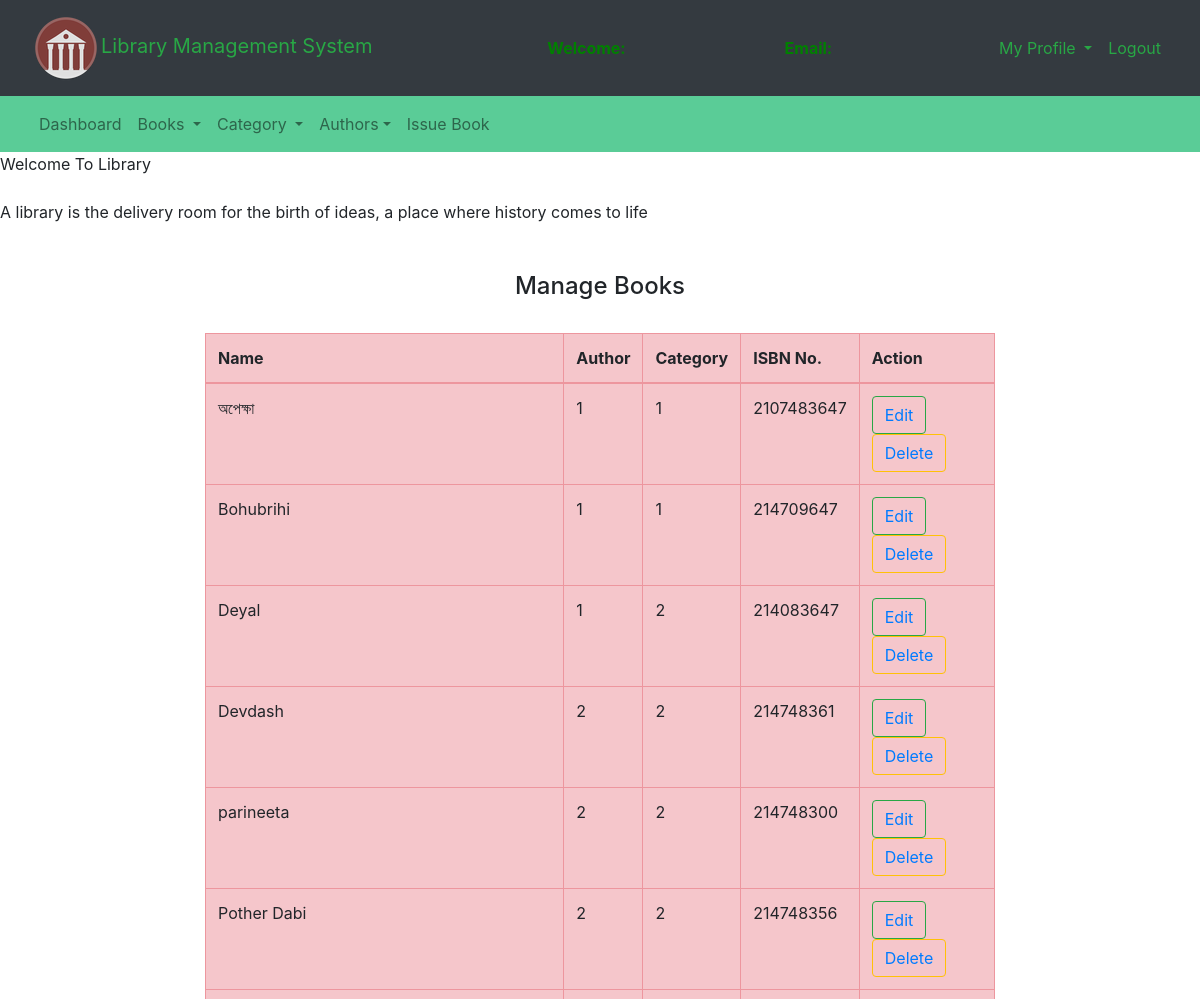
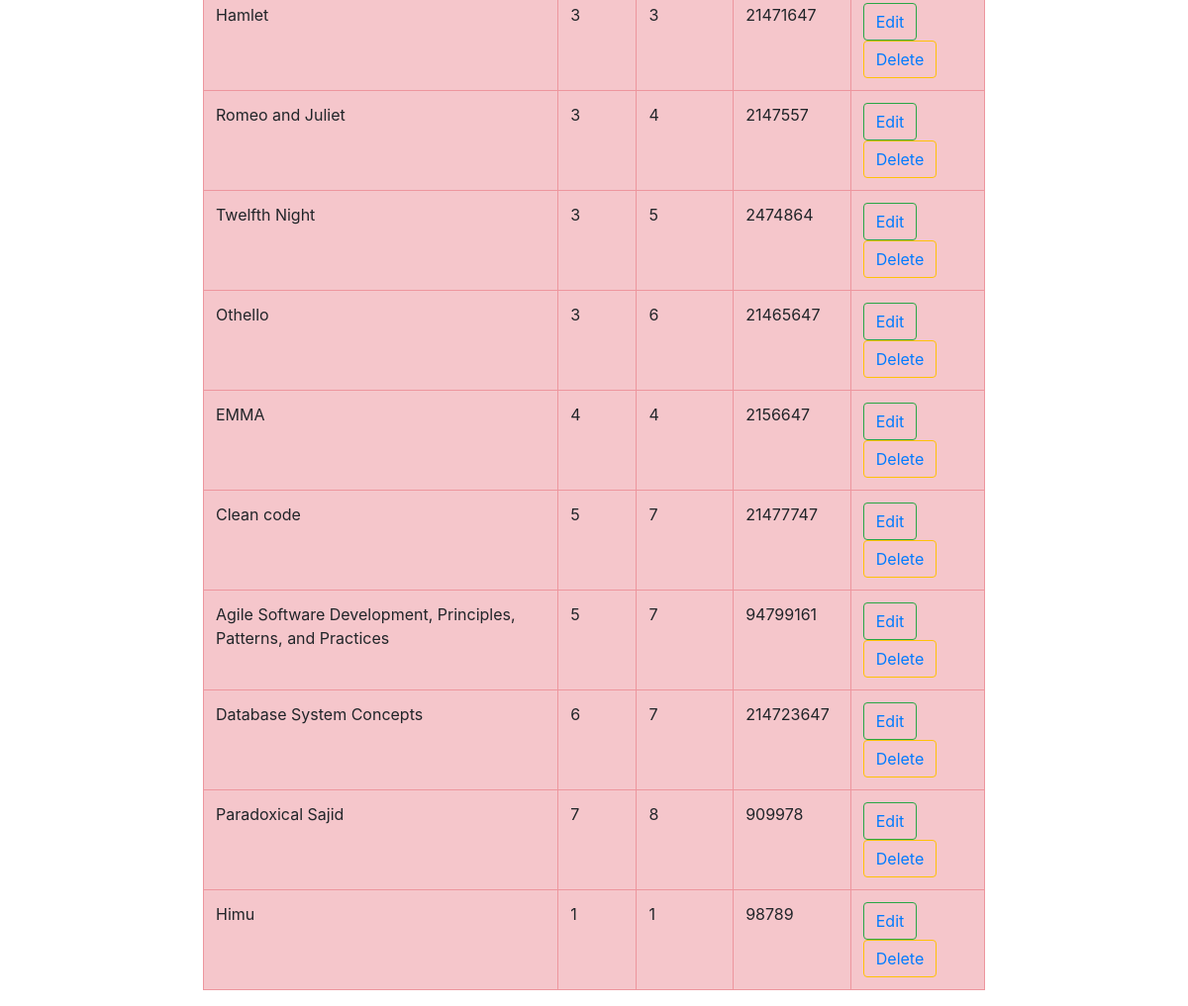
Page /librarians/manage_book.php on the committed database (2 pictures, top to bottom).
### tables this page shows
CREATE TABLE `books` (
  `book_id` int(11) NOT NULL,
  `book_image` varchar(400) NOT NULL,
  `book_name` varchar(250) NOT NULL,
  `author_id` int(11) NOT NULL,
  `author_name` varchar(200) NOT NULL,
  `cat_id` int(11) NOT NULL,
  `cat_name` varchar(250) NOT NULL,
  `book_isbn` int(50) NOT NULL,
  `aviavlity` int(11) NOT NULL
);

### librarians/manage_book.php (the view, shortened to what this page needs)
<!DOCTYPE html>
<html lang="en">
<head>
    <link rel="stylesheet" type="text/css" href="../bootstrap-4.4.1/css/bootstrap.min.css">
</head>
<body>
    <nav class="navbar navbar-expand-lg navbar-dark bg-dark">
        <div class="container-fluid">
            <div class="navbar-header">
			<a class="navbar-brand text-success" href="index.php"><img class="logo"src="logo.png">Library Management System  </a>
            </div>
            <font style="color:green"><span><strong>Welcome: <?php echo $_SESSION['name'];?></strong></span></font>
			<font style="color:green"><span><strong>Email: <?php echo $_SESSION['email'];?></strong></font>
            <ul class="nav navbar-nav navbar-right">
            <ul class="nav navbar-nav navbar-right">
		      <li class="nav-item dropdown">
	        	<a class="nav-link dropdown-toggle text-success" data-toggle="dropdown">My Profile </a>
		      </li>
		      <li class="nav-item">
		        <a class="nav-link text-success" href="logout.php">Logout</a>
		      </li>
		    </ul>
            </ul>
        </div>
    </nav>
	<nav class="navbar navbar-expand-lg navbar-light" style="background-color: #5ACC97">
		<div class="container-fluid">
		    <ul class="nav navbar-nav navbar-center">
		      <li class="nav-item">
		        <a class="nav-link" href="librarians_dashboard.php">Dashboard</a>
		      </li>
		      <li class="nav-item dropdown">
	        	<a class="nav-link dropdown-toggle" data-toggle="dropdown">Books </a>
		      </li>
		      <li class="nav-item dropdown">
	        	<a class="nav-link dropdown-toggle" data-toggle="dropdown">Category </a>
		      </li>
		      <li class="nav-item dropdown">
	        	<a class="nav-link dropdown-toggle" data-toggle="dropdown">Authors</a>
		      </li>
	          <li class="nav-item">
		        <a class="nav-link" href="issue_book.php">Issue Book</a>
		      </li>
		    </ul>
		</div>
	</nav>
	<span><marquee direction="left" bgcolor="pink" text-success>Welcome To Library </marquee></span><br>
	<span><marquee direction="right" bgcolor="yellow" text-success>A library is the delivery room for the birth of ideas, a place where history comes to life</marquee></span><br><br>
    <center><h4>Manage Books</h4><br></center>
		<div class="row">
			<div class="col-md-2"></div>
			<div class="col-md-8">
				<table class="table table-bordered table-danger table-hover">
					<thead>
						<tr>
							<th>Name</th>
							<th>Author</th>
							<th>Category</th>
							<th>ISBN No.</th>
							<th>Action</th>
						</tr>
					</thead>
                    <?php
						$connection = mysqli_connect("localhost","root","");
						$query = "select * from books";
						$query_run = mysqli_query($connection,$query);
						while ($row = mysqli_fetch_assoc($query_run)){
							?>
							<tr>
								<td><?php echo $row['book_name'];?></td>
								<td><?php echo $row['author_id'];?></td>
								<td><?php echo $row['cat_id'];?></td>
								<td><?php echo $row['book_isbn'];?></td>
                                <td><button class="btn btn-outline-success" name=""><a href="edit_book.php?bn=<?php echo $row['book_isbn'];?>">Edit</a></button>
								<button class="btn btn-outline-warning" name=""><a href="delete_book.php?bn=<?php echo $row['book_isbn'];?>">Delete</a></button></td>
							</tr>
							<?php
						}
					?>
				</table>
			</div>
		</div>
</body>
</html>

### librarians/manage_book.php (style rules this page uses)
li::marker { color: red; }

### rows in the picture
books: book_name "অপেক্ষা", author "1", cat "1", book_isbn "2107483647"
books: book_name "Bohubrihi", author "1", cat "1", book_isbn "214709647"
books: book_name "Deyal", author "1", cat "2", book_isbn "214083647"
books: book_name "Devdash", author "2", cat "2", book_isbn "214748361"
books: book_name "parineeta", author "2", cat "2", book_isbn "214748300"
books: book_name "Pother Dabi", author "2", cat "2", book_isbn "214748356"
books: book_name "Hamlet", author "3", cat "3", book_isbn "21471647"
books: book_name "Romeo and Juliet", author "3", cat "4", book_isbn "2147557"
books: book_name "Twelfth Night", author "3", cat "5", book_isbn "2474864"
books: book_name "Othello", author "3", cat "6", book_isbn "21465647"
books: book_name "EMMA", author "4", cat "4", book_isbn "2156647"
books: book_name "Clean code", author "5", cat "7", book_isbn "21477747"
books: book_name "Agile Software Development, Principles, Patterns, and Practices", author "5", cat "7", book_isbn "94799161"
books: book_name "Database System Concepts", author "6", cat "7", book_isbn "214723647"
books: book_name "Paradoxical Sajid", author "7", cat "8", book_isbn "909978"
books: book_name "Himu", author "1", cat "1", book_isbn "98789"
